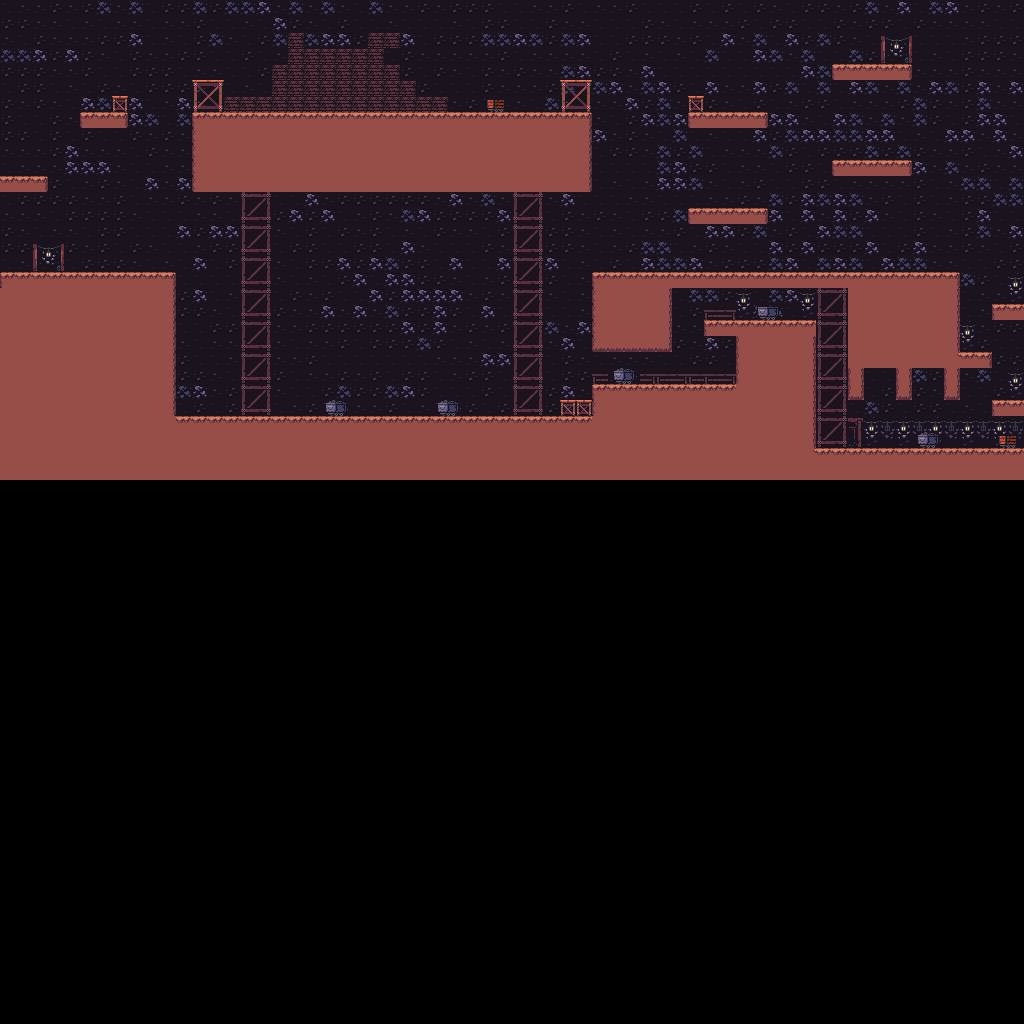

This game map was drawn from its Tiled (.tmx) file and the tilesets committed beside it. A one-line description and the trimmed map source follow:
An orthogonal 64x64 tile map with 16x16 px tiles, 3 tile layers (BackGround, Platforms, Props) and 53 objects (0, 1, 2, 5, 4, ...).

<map version="1.8" tiledversion="1.8.4" orientation="orthogonal" renderorder="right-down" width="64" height="64" tilewidth="16" tileheight="16" infinite="0" nextlayerid="13" nextobjectid="70">
 <tileset firstgid="1" name="FullCaveTileset" tilewidth="16" tileheight="16" tilecount="2178" columns="99">
  <image source="Cave Tileset/Cave Tileset/FullCaveTileset.png" width="1584" height="352" />
 </tileset>
 <layer id="1" name="BackGround" width="64" height="64">
  <data>[4096 cells, 1920 non-empty, 20 distinct tile ids]</data>
 </layer>
 <layer id="2" name="Platforms" width="64" height="64">
  <data>[4096 cells, 620 non-empty, 9 distinct tile ids]</data>
 </layer>
 <layer id="4" name="Props" width="64" height="64">
  <data>[4096 cells, 204 non-empty, 35 distinct tile ids]</data>
 </layer>
 <objectgroup id="3" name="Collisions">
  <object id="2" x="1" y="273" width="167" height="206" />
  <object id="3" x="1" y="177" width="39.3333" height="11" />
  <object id="4" x="87" y="113" width="41" height="10" />
  <object id="5" x="193.667" y="113.167" width="396.333" height="77.8333" />
  <object id="6" x="594" y="273" width="69.6667" height="71.3333" />
  <object id="10" x="594" y="383.333" width="142.333" height="95.6667" />
  <object id="12" x="736.333" y="321" width="78.6667" height="158" />
  <object id="13" x="848" y="273" width="112" height="91" />
  <object id="14" x="695.667" y="209" width="65.3333" height="9.33333" />
  <object id="15" x="838.5" y="160.667" width="66.1667" height="10.3333" />
  <object id="16" x="694.333" y="112" width="66.6667" height="10.6667" />
  <object id="17" x="839" y="65" width="65.3333" height="10.6667" />
  <object id="18" x="999" y="401" width="24" height="11.6667" />
  <object id="19" x="958.5" y="352" width="26.1667" height="11.8333" />
  <object id="20" x="998.667" y="304.333" width="25.3333" height="12.3334" />
  <object id="21" x="816" y="448" width="207" height="31" />
  <object id="22" x="175" y="417" width="417" height="62" />
  <object id="25" x="671.5" y="273" width="177" height="8.33333" />
  <object id="26" x="711.666" y="320.667" width="24.6667" height="15.3333" />
  <object id="27" x="851.666" y="369" width="6.33337" height="26.1667" />
  <object id="28" x="901.333" y="369" width="5.66667" height="24.6667" />
  <object id="29" x="948.333" y="368.5" width="6.66667" height="25.8333" />
  <object id="30" x="193" y="80.3333" width="29.6667" height="31.6667" />
  <object id="31" x="113.333" y="96.6667" width="12.6667" height="16" />
  <object id="32" x="562" y="80" width="28" height="31.3333" />
  <object id="33" x="688.75" y="96.0833" width="14.75" height="15.75" />
  <object id="35" x="561.333" y="400.333" width="29.3333" height="16" />
 </objectgroup>
 <objectgroup id="5" name="EnemyPath">
  <object id="36" name="0" x="242.667" y="386.667" width="299.333" height="28.6667" />
  <object id="37" name="1" x="847.333" y="418" width="176" height="28.6667" />
  <object id="38" name="2" x="240.667" y="80" width="289.333" height="26.6667" />
  <object id="55" name="5" x="784.667" y="81.3333" width="31.3333" height="32.6667" />
  <object id="56" name="4" x="626" y="162.667" width="27.3333" height="30" />
  <object id="57" name="3" x="192.667" y="300.667" width="34" height="35.3333" />
  <object id="58" name="6" x="16.6667" y="32.6667" width="30.6667" height="31.3333" />
  <object id="59" name="7" x="816" y="292.667" width="30" height="27.3333" />
  <object id="60" name="8" x="960" y="207.333" width="36" height="34" />
 </objectgroup>
 <objectgroup id="7" name="Triggers">
  <object id="61" x="818.667" y="354.666" width="26" height="24" />
 </objectgroup>
 <objectgroup id="6" name="Coins">
  <object id="39" x="21.3333" y="257.333" />
  <object id="40" x="751.333" y="190" />
  <object id="41" x="897.333" y="146" />
  <object id="42" x="688" y="83.3333" />
  <object id="43" x="846.667" y="50" />
  <object id="44" x="608" y="255.333" />
  <object id="45" x="719.333" y="365.333" />
  <object id="46" x="879.333" y="385.333" />
  <object id="47" x="926.667" y="386" />
  <object id="48" x="304.667" y="352" />
  <object id="49" x="368.667" y="352" />
  <object id="50" x="449.333" y="350.667" />
  <object id="51" x="286.667" y="56.6667" />
  <object id="52" x="358" y="58" />
  <object id="53" x="428.667" y="59.3333" />
  <object id="54" x="506.667" y="59.3333" />
 </objectgroup>
</map>
